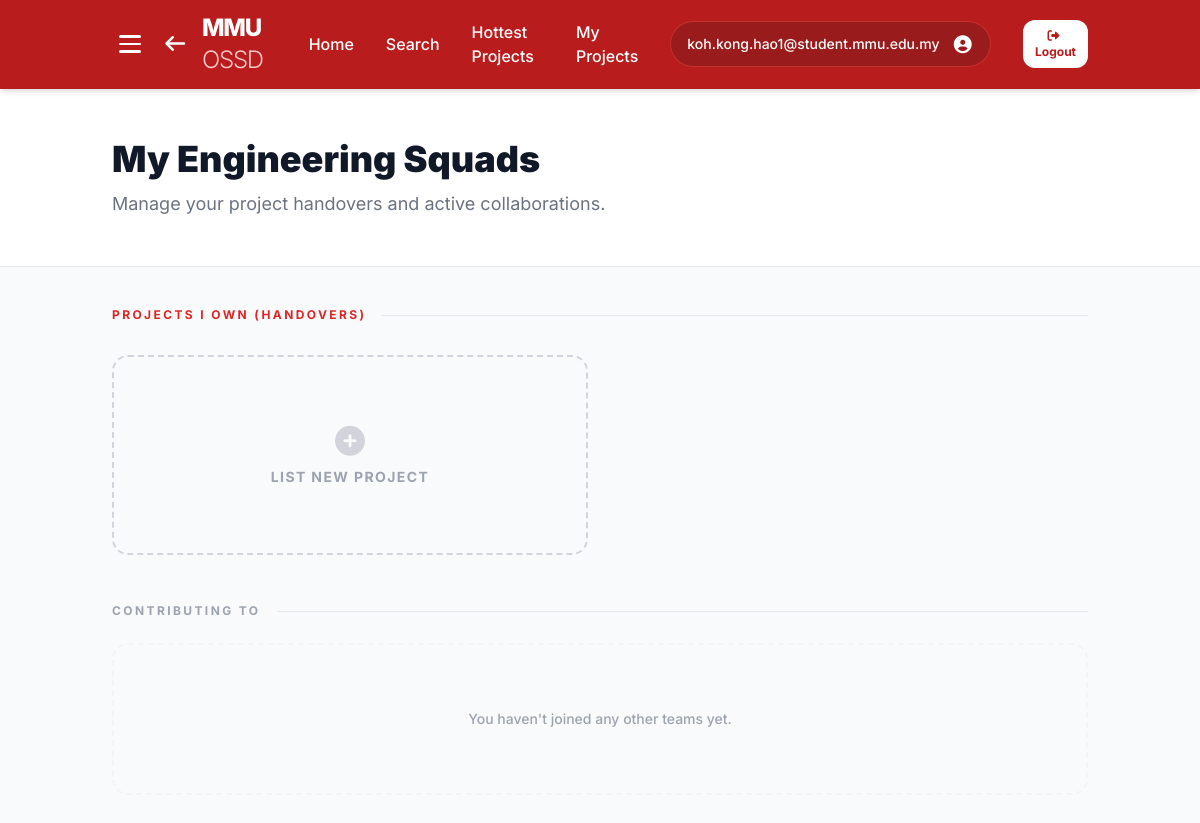
/my_projects (signed in), run on an earlier commit of the app's database.
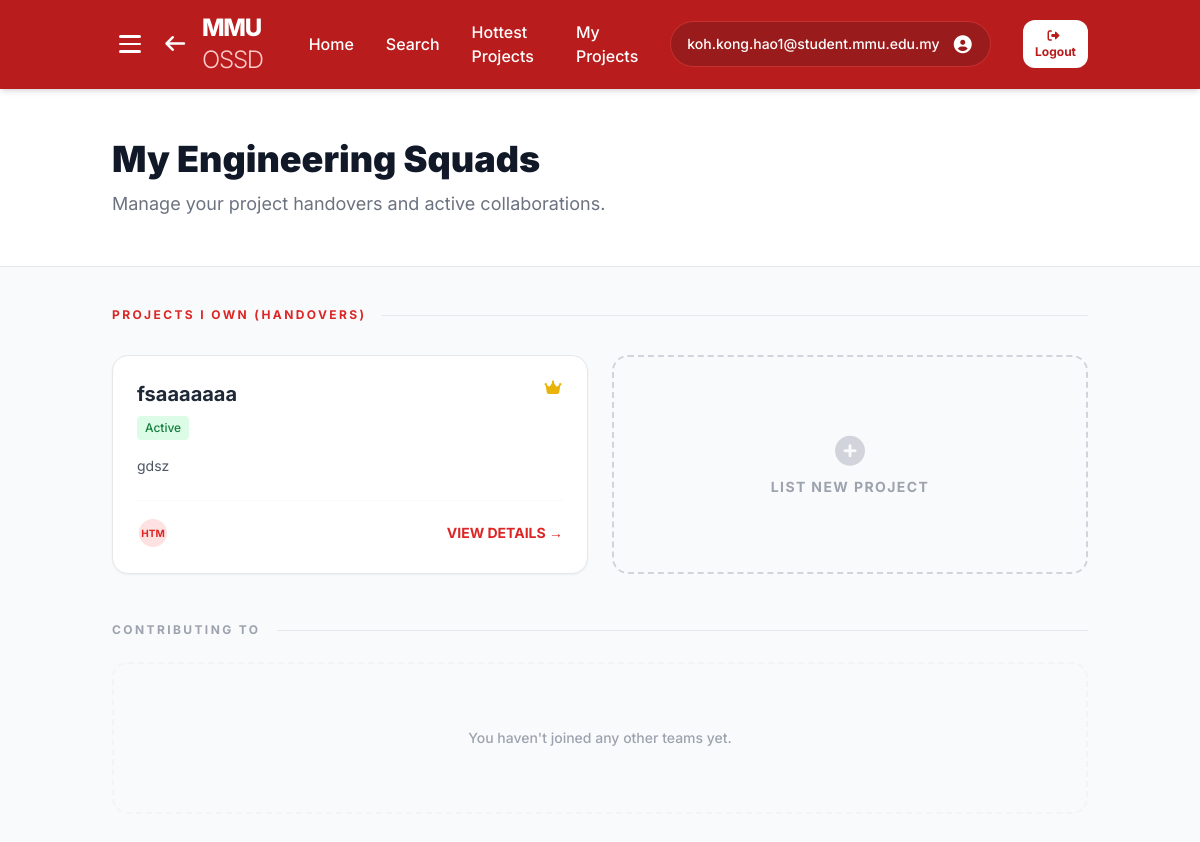
And on a later commit of the database.
### website/models.py (models this page shows)
class Project(db.Model):
    __tablename__ = 'projects'
    id = db.Column(db.Integer, primary_key=True, autoincrement=True)
    user_id = db.Column(db.Integer, db.ForeignKey('users.id', ondelete='CASCADE'), nullable=False)
    project_name = db.Column(db.String(255), nullable=False)
    description = db.Column(db.Text, default='')
    status = db.Column(db.String(50), nullable=False, default='Active')
    repo_url = db.Column(db.String(255), default='')
    languages = db.Column(db.String(255), default='')
    roles_needed = db.Column(db.String(255), default='')
    contributors = db.Column(db.String(50), default='1')
    created_at = db.Column(db.DateTime, nullable=False, default=datetime.now(MYT))
    views = db.Column(db.Integer, default=0)
    images = db.relationship('ProjectImage', backref='project', lazy=True, cascade='all, delete-orphan')
    suggestions = db.relationship('Suggestion', backref='project', lazy=True, cascade='all, delete-orphan')
    members = db.relationship('ProjectMember', backref='project', lazy='subquery', cascade='all, delete-orphan')
    stars = db.relationship('ProjectStar', backref='project', lazy=True, cascade='all, delete-orphan')

### website/views.py (the view)
@views.route('/my_projects')
def my_projects():
    current_user = get_current_user()
    if not current_user or 'user_email' not in session:
        flash("Please login to view your projects.", "error")
        return redirect(url_for('views.login'))
    own_projects = Project.query.filter(
        Project.user_id == current_user.id,
        Project.status != 'Suspended'
    ).order_by(Project.created_at.desc()).all()
    memberships = current_user.project_memberships.all()
    joined_projects = [
        membership.project for membership in memberships
        if membership.project.status != 'Suspended'
    ]
    current_user.last_seen = datetime.now(timezone.utc)
    db.session.commit()
    return render_template("My_Projects.html", own_projects=own_projects, joined_projects=joined_projects)

### website/views.py (called while the page is built)
def get_current_user():
    email = session.get('user_email', 'student@mmu.edu.my')
    user = User.query.filter_by(email=email).first()
    return user

### website/templates/My_Projects.html (shortened to what the changed rows need)
<!DOCTYPE html>
<html lang="en">
<head>
    <script src="https://cdn.tailwindcss.com"></script>
    <link href="https://cdnjs.cloudflare.com/ajax/libs/font-awesome/7.0.1/css/all.min.css" rel="stylesheet">
</head>
<body class="bg-gray-50 text-gray-900">
<nav class="bg-red-700 text-white shadow-md sticky top-0 z-50">
    <div class="container mx-auto px-6 py-3 flex items-center justify-between">
        <div class="flex items-center gap-4">
            <a href="{{ url_for('views.home') }}" class="hover:opacity-80 transition flex items-center gap-4">
                <h1 class="text-2xl font-extrabold tracking-tighter">
                    MMU <span class="font-light text-red-200">OSSD</span>
                </h1>
            </a>
        </div>
    </div>
</nav>
<header class="bg-white border-b py-12">
    <div class="container mx-auto px-6">
        <h2 class="text-4xl font-black text-gray-900 leading-tight">My Engineering Squads</h2>
    </div>
</header>
<main class="container mx-auto px-6 py-10">
    <section class="mb-12">
        <div class="grid grid-cols-1 md:grid-cols-2 gap-6">
            {% for project in own_projects %}
            <div class="bg-white p-6 rounded-2xl border border-gray-200 shadow-sm hover:shadow-md transition flex flex-col">
                <div class="flex justify-between items-start mb-4">
                    <div>
                        <h4 class="text-xl font-bold text-gray-800">{{ project.project_name }}</h4>
                        <span class="text-xs font-medium bg-green-100 text-green-700 px-2 py-1 rounded mt-2 inline-block">{{ project.status }}</span>
                    </div>
                    <i class="fas fa-crown text-yellow-500" title="Project Lead"></i>
                </div>
                <p class="text-gray-600 text-sm mb-6 flex-grow">{{ project.description }}</p>
                <div class="flex items-center justify-between pt-4 border-t border-gray-50 mt-auto">
                    <div class="flex -space-x-2">
                        <div class="w-8 h-8 rounded-full bg-red-100 border-2 border-white flex items-center justify-center text-[10px] font-bold text-red-600">
                            {{ project.languages.split(',')[0][:3] | upper if project.languages else 'N/A' }}
                        </div>
                    </div>
                    <a href="{{ url_for('views.project_page', project_id=project.id) }}" class="text-sm font-bold text-red-600 hover:text-red-700">
                        VIEW DETAILS →
                    </a>
                </div>
            </div>
            {% endfor %}
        </div>
    </section>
</main>
</body>
</html>

What changed in the data, as far as the page shows it:
added Project: project_name "fsaaaaaaa", status "Active", description "gdsz", languages "HTM"
